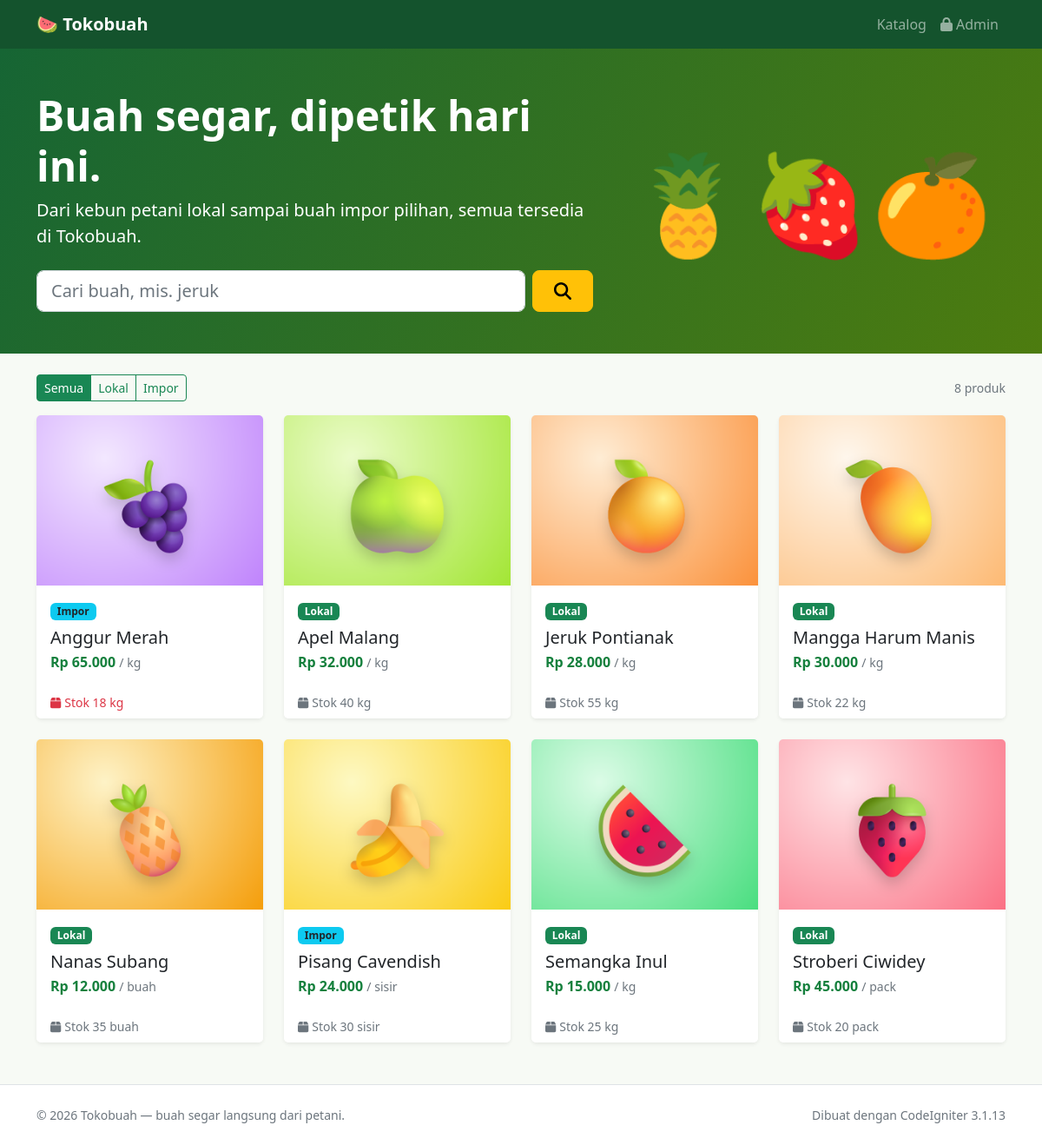
/tokobuah/index.php, run on the app's committed database.
### tables this page shows
CREATE TABLE products (
    product_id   INT UNSIGNED AUTO_INCREMENT PRIMARY KEY,
    name         VARCHAR(100)  NOT NULL,
    category     ENUM('Lokal','Impor') NOT NULL DEFAULT 'Lokal',
    price        INT UNSIGNED  NOT NULL,               
    unit         VARCHAR(20)   NOT NULL DEFAULT 'kg',  
    stock        INT UNSIGNED  NOT NULL DEFAULT 0,
    image        VARCHAR(255)  NOT NULL DEFAULT 'default.png',
    description  TEXT,
    created_at   DATETIME      NOT NULL DEFAULT CURRENT_TIMESTAMP,
    updated_at   DATETIME      NULL ON UPDATE CURRENT_TIMESTAMP
);

### tokobuah/application/controllers/Home.php (called while the page is built, shortened)
<?php
class Home extends CI_Controller
{
	public function __construct()
	{
		$this->load->model('product_model');
	}
	public function index()
	{
		$keyword  = trim((string) $this->input->get('q', TRUE));
		$category = $this->input->get('kategori', TRUE);
		$data = array(
			'title'    => 'Tokobuah - Buah Segar Setiap Hari',
			'keyword'  => $keyword,
			'category' => $category,
			'products' => $this->product_model->get_all($keyword, $category),
		);
		$this->load->view('home/index', $data);
	}
}

### tokobuah/index.php (called while the page is built, shortened)
<?php
require_once BASEPATH.'core/CodeIgniter.php';

### tokobuah/application/models/Product_model.php (called while the page is built, shortened)
<?php
class Product_model extends CI_Model
{
	private $table = 'products';
	public function get_all($keyword = NULL, $category = NULL, $order = 'name ASC')
	{
		return $this->db->order_by($order)->get($this->table)->result();
	}
}

### tokobuah/application/helpers/rupiah_helper.php (called while the page is built, shortened)
<?php
if ( ! function_exists('rupiah'))
{
	function rupiah($angka)
	{
		return 'Rp '.number_format((float) $angka, 0, ',', '.');
	}
}

### tokobuah/application/views/home/index.php (the view, shortened to what this page needs)
<?php $this->load->view('home/_header'); ?>
<header class="hero py-5 mb-4">
	<div class="container">
		<div class="row align-items-center">
			<div class="col-lg-7">
				<h1 class="display-5 fw-bold">Buah segar, dipetik hari ini.</h1>
				<p class="lead mb-4">Dari kebun petani lokal sampai buah impor pilihan, semua tersedia di Tokobuah.</p>
				<form class="d-flex gap-2" method="get" action="<?= base_url() ?>">
					<input class="form-control form-control-lg" name="q" value="<?= html_escape($keyword) ?>" placeholder="Cari buah, mis. jeruk">
					<button class="btn btn-warning btn-lg px-4" type="submit"><i class="fas fa-search"></i></button>
				</form>
			</div>
			<div class="col-lg-5 d-none d-lg-block text-center" style="font-size:7rem">🍍🍓🍊</div>
		</div>
	</div>
</header>
<main class="container">
	<div class="d-flex flex-wrap justify-content-between align-items-center mb-3 gap-2">
		<div class="btn-group">
			<?php foreach (array('' => 'Semua', 'Lokal' => 'Lokal', 'Impor' => 'Impor') as $val => $label): ?>
				<a class="btn btn-sm <?= (string) $category === $val ? 'btn-success' : 'btn-outline-success' ?>"
					href="<?= base_url().'?'.http_build_query(array_filter(array('q' => $keyword, 'kategori' => $val))) ?>"><?= $label ?></a>
			<?php endforeach; ?>
		</div>
		<span class="text-muted small">
			<?= count($products) ?> produk<?= $keyword ? ' untuk "<b>'.html_escape($keyword).'</b>"' : '' ?>
		</span>
	</div>
	<div class="row row-cols-2 row-cols-md-3 row-cols-lg-4 g-4">
		<?php foreach ($products as $p): ?>
			<div class="col">
				<div class="card h-100 border-0 shadow-sm product-card">
					<img src="<?= base_url('upload/product/'.$p->image) ?>" class="card-img-top" alt="<?= html_escape($p->name) ?>">
					<div class="card-body">
						<span class="badge <?= $p->category === 'Impor' ? 'bg-info text-dark' : 'bg-success' ?> mb-2"><?= $p->category ?></span>
						<h5 class="card-title mb-1">
							<a class="stretched-link text-decoration-none text-dark" href="<?= site_url('produk/'.$p->product_id) ?>"><?= html_escape($p->name) ?></a>
						</h5>
						<div class="price"><?= rupiah($p->price) ?> <small class="text-muted fw-normal">/ <?= $p->unit ?></small></div>
					</div>
					<div class="card-footer bg-white border-0 small <?= $p->stock < 20 ? 'text-danger' : 'text-muted' ?>">
						<i class="fas fa-box me-1"></i><?= $p->stock > 0 ? 'Stok '.$p->stock.' '.$p->unit : 'Stok habis' ?>
					</div>
				</div>
			</div>
		<?php endforeach; ?>
	</div>
</main>
<?php $this->load->view('home/_footer'); ?>

### tokobuah/application/views/home/_header.php (shortened to what this page needs)
<!DOCTYPE html>
<html lang="id">
<head>
	<link href="https://cdn.jsdelivr.net/npm/bootstrap@5.2.3/dist/css/bootstrap.min.css" rel="stylesheet">
</head>
<body>
<nav class="navbar navbar-expand navbar-dark" style="background:#14532d">
	<div class="container">
		<a class="navbar-brand fw-bold" href="<?= base_url() ?>">🍉 Tokobuah</a>
		<div class="navbar-nav ms-auto">
			<a class="nav-link" href="<?= base_url() ?>">Katalog</a>
			<a class="nav-link" href="<?= site_url('login') ?>"><i class="fas fa-lock me-1"></i>Admin</a>
		</div>
	</div>
</nav>

### tokobuah/application/views/home/_footer.php
<footer class="py-4 mt-5 border-top bg-white">
	<div class="container small text-muted d-flex justify-content-between">
		<span>&copy; <?= date('Y') ?> Tokobuah &mdash; buah segar langsung dari petani.</span>
		<span>Dibuat dengan CodeIgniter <?= CI_VERSION ?></span>
	</div>
</footer>
</body>
</html>

### tokobuah/application/views/home/_header.php (style rules this page uses)
body { background: #f7faf5; }
.hero { background: linear-gradient(120deg, #166534, #4d7c0f); color: #fff; }
.product-card img { aspect-ratio: 4 / 3; object-fit: cover; }
.product-card { transition: transform .15s ease, box-shadow .15s ease; }
.price { color: #15803d; font-weight: 700; }

### data on the page
products: image (picture), category "Impor", name "Anggur Merah", price "Rp 65.000", unit "kg", stock "18"
products: image (picture), category "Lokal", name "Apel Malang", price "Rp 32.000", unit "kg", stock "40"
products: image (picture), category "Lokal", name "Jeruk Pontianak", price "Rp 28.000", unit "kg", stock "55"
products: image (picture), category "Lokal", name "Mangga Harum Manis", price "Rp 30.000", unit "kg", stock "22"
products: image (picture), category "Lokal", name "Nanas Subang", price "Rp 12.000", unit "buah", stock "35"
products: image (picture), category "Impor", name "Pisang Cavendish", price "Rp 24.000", unit "sisir", stock "30"
products: image (picture), category "Lokal", name "Semangka Inul", price "Rp 15.000", unit "kg", stock "25"
products: image (picture), category "Lokal", name "Stroberi Ciwidey", price "Rp 45.000", unit "pack", stock "20"

### other printed values
$label "Semua"
$label "Lokal"
$label "Impor"
count($products) "8"
CI_VERSION "3.1.13"
